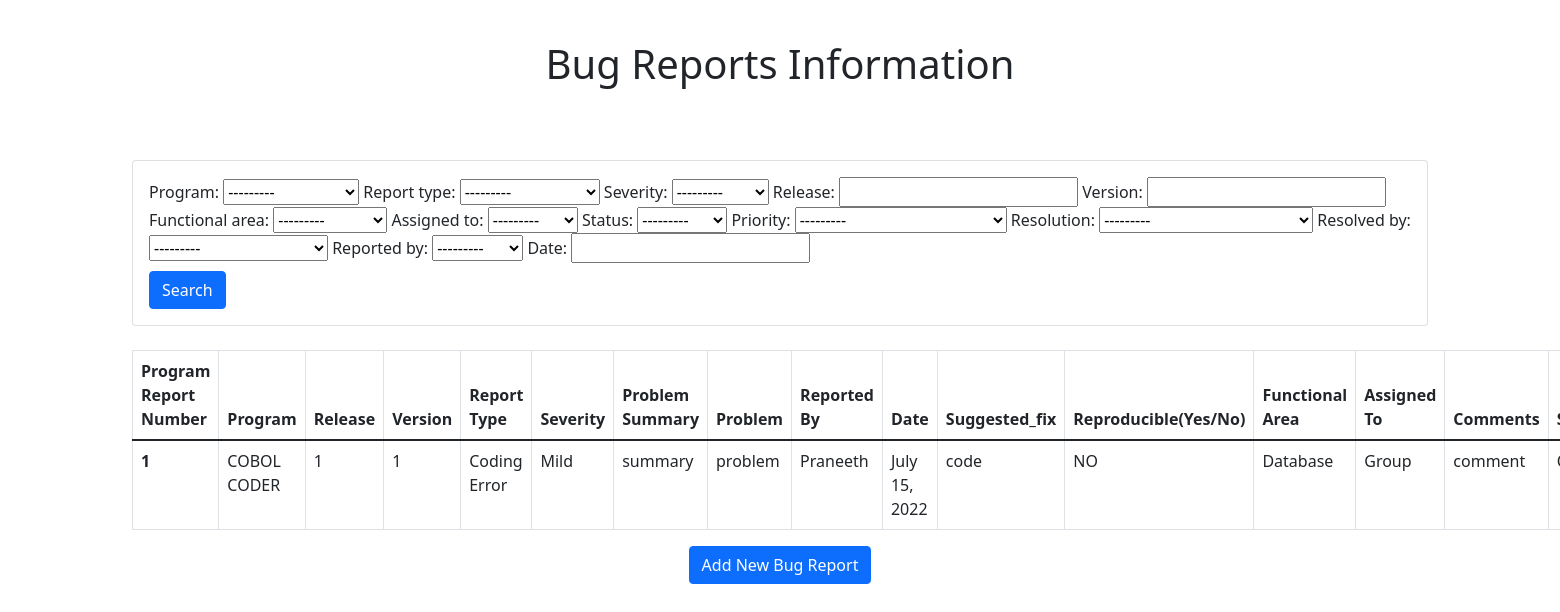
Page /bug/ on the committed database.
### bugtracker/models.py (models this page shows, shortened)
class Bugtracker(models.Model):
    program = models.OneToOneField(Program, null=True, on_delete=models.SET_NULL)
    report_type = models.CharField(max_length=20, choices=report_type, default='coding_error')
    severity = models.CharField(max_length=20, choices=severity, default='mild')
    problem_summary = models.TextField(default='summary', null=False, blank=False)
    release = models.CharField(max_length=20, default='1')
    version = models.CharField(max_length=20, default='1')
    problem = models.TextField(default='problem', null=False, blank=False)
    suggested_fix = models.TextField(default='code')
    reproducible = models.TextField(default='NO')
    functional_area = models.CharField(max_length=20, choices=functional_area, default='database')
    assigned_to = models.CharField(max_length=20, choices=assigned_to, default='default')
    comments = models.TextField(default='comment')
    status = models.CharField(max_length=20, choices=status, default='open')
    priority = models.CharField(max_length=100, choices=priority, default='optional')
    resolution = models.CharField(max_length=100, choices=resolution, default='pending')
    resolution_version = models.CharField(max_length=100, choices=resolution_version, default='1.0')
    resolved_by = models.CharField(max_length=100, choices=resolved_by, default='abc@bughound.com')
    resolved_date = models.DateField(default='2022-07-15')
    tested_by = models.CharField(max_length=100, choices=tested_by, default='abc@bughound.com')
    tested_date = models.DateField(default='2022-07-15')
    treated_as_deferred = models.TextField(default='NO')
    reported_by = models.CharField(max_length=20, choices=reported_by, default='praneeth')
    date = models.DateField(default='2022-07-15')
    id = models.AutoField(primary_key=True)
    attachment = models.FileField(upload_to='documents/')

### bugtracker/program_model.py (models this page shows)
class Program(models.Model):
    name = models.TextField(unique=True, null=False, blank=False)
    release = models.TextField()
    version = models.TextField()
    def __str__(self):
        return self.name

### bugtracker/views.py (the view)
# urls.py: path('bug/', views.bug_report_list, name='bugReport-list'),
def bug_report_list(request):
    bug_reports = Bugtracker.objects.all()
    myFilter = BugFilter(request.GET, queryset=bug_reports)
    bug_reports = myFilter.qs
    context = {
        'bug_reports': bug_reports,
        'myFilter': myFilter
    }
    return render(request, 'bugtracker/list.html', context)

### bugtracker/templates/bugtracker/list.html (shortened to what this page needs)
{% extends 'base.html' %}
{% block content %}
    <h1 style="text-align: center; padding-top: 1em; padding-bottom: 1em;">Bug Reports Information</h1>
    <br>
    <div class="row">
        <div class="col">
            <div class="card card-body">
                <form class="form-inline" method="get">
                    <div class="form-group mb-2">
                        {{myFilter.form}}
                    </div>
                    <button class="btn btn-primary" type="submit">Search</button>
                </form>
            </div>
        </div>
    </div>
    <br>
    <table class="table table-bordered">
        <thead>
            <tr>
                <th scope="col">Program Report Number</th>
                <th scope="col">Program</th>
                <th scope="col">Release</th>
                <th scope="col">Version</th>
                <th scope="col">Report Type</th>
                <th scope="col">Severity</th>
                <th scope="col">Problem Summary</th>
                <th scope="col">Problem</th>
                <th scope="col">Reported By</th>
                <th scope="col">Date</th>
                <th scope="col">Suggested_fix</th>
                <th scope="col">Reproducible(Yes/No)</th>
                <th scope="col">Functional Area</th>
                <th scope="col">Assigned To</th>
                <th scope="col">Comments</th>
                <th scope="col">Status</th>
            </tr>
        </thead>
        <tbody>
            {% for report in bug_reports %}
                <tr>
                    <th scope="row">{{ report.id }}</th>
                    <td>{{ report.program }}</td>
                    <td>{{ report.release }}</td>
                    <td>{{ report.version }}</td>
                    <td>{{ report.report_type }}</td>
                    <td>{{ report.severity }}</td>
                    <td>{{ report.problem_summary }}</td>
                    <td>{{ report.problem }}</td>
                    <td>{{ report.reported_by }}</td>
                    <td>{{ report.date }}</td>
                    <td>{{ report.suggested_fix }}</td>
                    <td>{{ report.reproducible }}</td>
                    <td>{{ report.functional_area }}</td>
                    <td>{{ report.assigned_to }}</td>
                    <td>{{ report.comments }}</td>
                    <td>{{ report.status }}</td>
                </tr>
            {% endfor %}
        </tbody>
    </table>
    <div class="text-center">
        <a href="{% url 'create-bugReport' %}"><button type="button" class="btn btn-primary">Add New Bug Report</button></a>
    </div>
{% endblock content %}

### templates/base.html (shortened to what this page needs)
<!DOCTYPE html>
<html lang="en">
<head>
    <link href="https://cdn.jsdelivr.net/npm/bootstrap@5.1.3/dist/css/bootstrap.min.css" rel="stylesheet">
</head>
<body>
    <div class="container">
        {% block content %}
        {% endblock content %}
    </div>
</body>
</html>

### rows in the picture
Bugtracker: id "1", program "COBOL CODER", release "1", version "1", report_type "Coding Error", severity "Mild", problem_summary "summary", problem "problem", reported_by "Praneeth", date "July 15, 2022", suggested_fix "code", reproducible "NO", functional_area "Database", assigned_to "Group", comments "comment"
